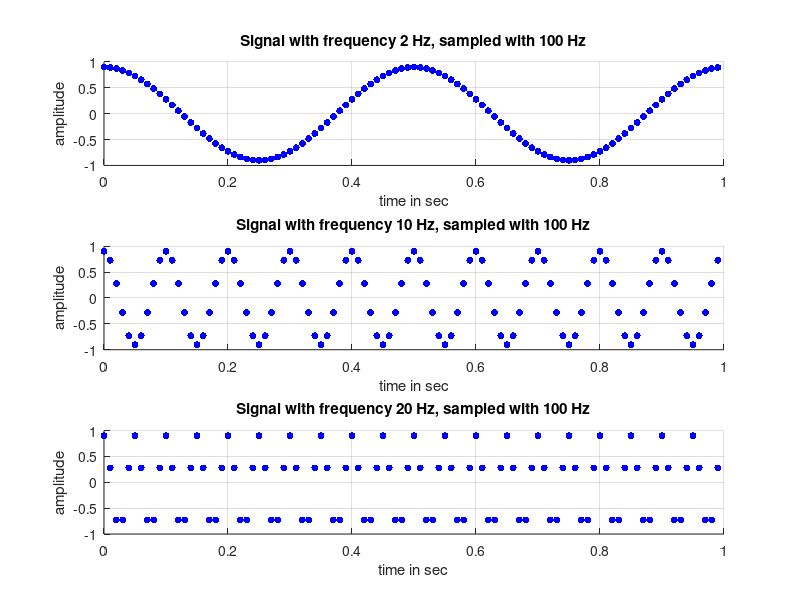
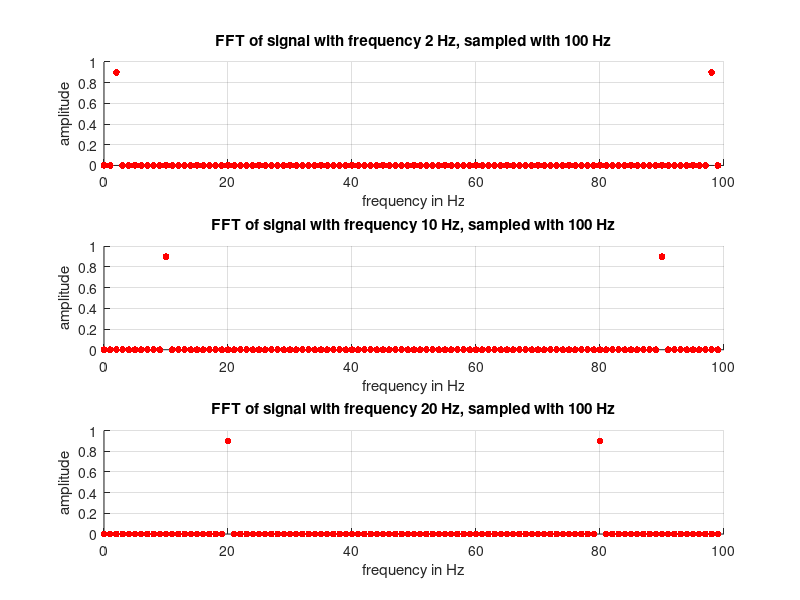

Write the MATLAB code that produced these figures, in order.

runFFT = true;

samplingFrequency = 100;                               % Sampling frequency in Hz
signalLength = 100;                                    % Number of data points
time = (0:signalLength-1) * 1 / samplingFrequency;     % Time vector in sec

signalFrequency1 =  2;       % in Hz
signalFrequency2 = 10;       % in Hz
signalFrequency3 = 20;       % in Hz

signalAmplitude = 0.9;       % no unit

% A = A0 * cos(w * t); with w = 2 * pi * f
x1 = signalAmplitude * cos(2 * pi * signalFrequency1 * time);     % First row wave
x2 = signalAmplitude * cos(2 * pi * signalFrequency2 * time);     % Second row wave
x3 = signalAmplitude * cos(2 * pi * signalFrequency3 * time);     % Third row wave

frequencies = [signalFrequency1;signalFrequency2;signalFrequency3];
signalsTimeDomain = [x1; x2; x3];

figure(1);
for i = 1:length(frequencies)
    subplot(length(frequencies),1,i)
    scatter(time,signalsTimeDomain(i,:),25,"b","filled");
    title(['Signal with frequency ',num2str(frequencies(i)),' Hz, sampled with ',num2str(samplingFrequency), ' Hz']);
    xlabel('time in sec')
    ylabel('amplitude')
    ylim([-1 1])
    grid on;
end

if(runFFT)
    signalsFrequencyDomain = fft(signalsTimeDomain,[],2);         % calculate fft
    doubleSidedSpectra = abs(signalsFrequencyDomain) / signalLength * 2;    % FFT returns complex result, amplitude is the absolute value
    frequency = (0:length(doubleSidedSpectra)-1)*samplingFrequency / signalLength; % Frequency vector in Hz

    figure(2);
    for i=1:length(frequencies)
        subplot(length(frequencies),1,i)
        scatter(frequency,doubleSidedSpectra(i,:),25,"r","filled");
        title(['FFT of signal with frequency ',num2str(frequencies(i)),' Hz, sampled with ',num2str(samplingFrequency), ' Hz']);
        ylim([0 1])
        xlabel('frequency in Hz')
        ylabel('amplitude')
        grid on;
    end
end
